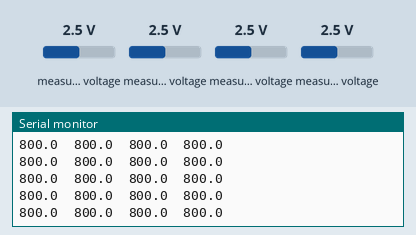
Simulated run of this sketch. Board: ESP32-S2. Shown: the last lines printed to the serial monitor. The test bench sets the inputs (shaded band); at power-on: measured voltage 2.5 V.

Above: at 2.7 s.
2.8 s: measured voltage (sensor 200) set to 0.1 V
At 3.16 s:
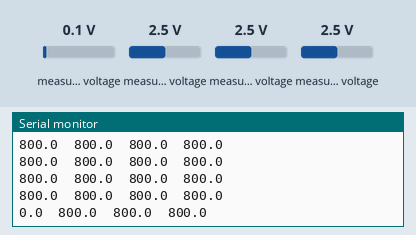
4.3 s: measured voltage (sensor 201) set to 0.1 V
At 4.58 s:
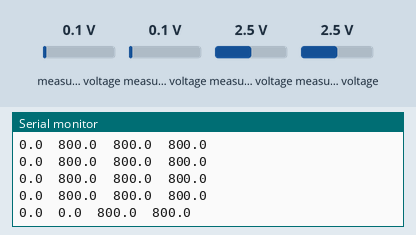
5.8 s: measured voltage (sensor 202) set to 0.1 V
At 5.99 s:
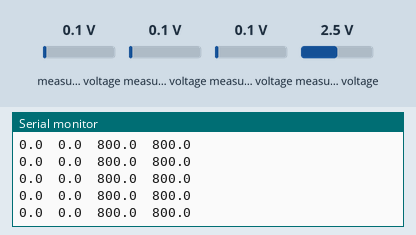
7.3 s: measured voltage (sensor 203) set to 0.1 V
At 7.41 s:
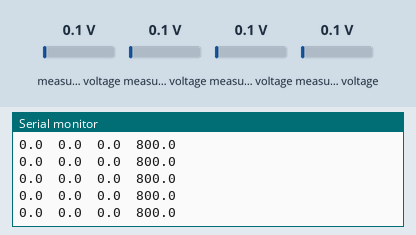
8.8 s: measured voltage (sensor 200) set to 1.2 V
At 8.83 s:
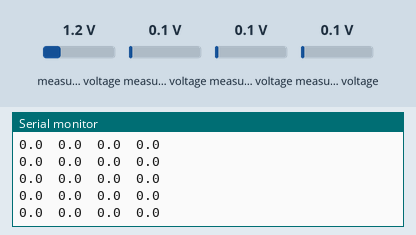
10.3 s: measured voltage (sensor 201) set to 1.2 V
At 10.53 s:
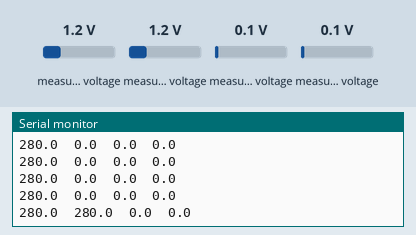
Timing chart, 0 to 12.8 s (numbered marks = the images above; inputs shaded):
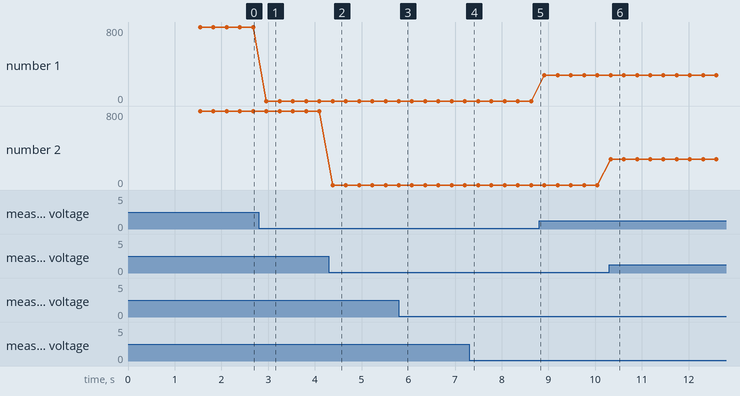

The sketch:

Quadrouple_PT_reader.ino
```cpp
#include <Wire.h>
#include <Adafruit_ADS1X15.h>

// =====================================================
// USER SETTINGS
// =====================================================

// Correct I2C pins for your board
const int I2C_SDA_PIN = 33;
const int I2C_SCL_PIN = 34;

// Set this to either 1000.0 or 1600.0 depending on your PT
const float PT_FULL_SCALE_PSI = 1600.0;

// PT output range:
// 0.5 V = 0 psi
// 4.5 V = full-scale psi
const float PT_MIN_VOLTAGE = 0.5;
const float PT_MAX_VOLTAGE = 4.5;

// ADS1115 default I2C address
const uint8_t ADS1115_ADDRESS = 0x48;

// =====================================================
// GLOBALS
// =====================================================

Adafruit_ADS1115 ads;

// =====================================================
// HELPER FUNCTION
// Converts voltage to pressure
// =====================================================
float voltageToPressure(float voltage, float fullScalePsi) {
  // Clamp voltage so noise or slight overshoot does not create nonsense values
  if (voltage < PT_MIN_VOLTAGE) voltage = PT_MIN_VOLTAGE;
  if (voltage > PT_MAX_VOLTAGE) voltage = PT_MAX_VOLTAGE;

  // Linear scaling:
  // 0.5 V -> 0 psi
  // 4.5 V -> fullScalePsi
  float pressure = ((voltage - PT_MIN_VOLTAGE) / (PT_MAX_VOLTAGE - PT_MIN_VOLTAGE)) * fullScalePsi;

  return pressure;
}

// =====================================================
// SETUP
// =====================================================
void setup() {
  Serial.begin(115200);
  delay(1500);

  Serial.println();
  Serial.println("ESP32-S2 + ADS1115 Pressure Transducer Reader");
  Serial.println("Starting...");

  // Set custom I2C pins, then start the I2C bus
  Wire.setPins(I2C_SDA_PIN, I2C_SCL_PIN);
  Wire.begin();
  Wire.setClock(100000);  // 100 kHz standard I2C speed

  Serial.print("I2C SDA pin: ");
  Serial.println(I2C_SDA_PIN);
  Serial.print("I2C SCL pin: ");
  Serial.println(I2C_SCL_PIN);

  // Start ADS1115
  if (!ads.begin(ADS1115_ADDRESS, &Wire)) {
    Serial.println("ERROR: ADS1115 not found.");
    Serial.println("Check power, ground, SDA/SCL wiring, and address.");
    while (1) {
      delay(1000);
    }
  }

  Serial.print("ADS1115 found at address 0x");
  Serial.println(ADS1115_ADDRESS, HEX);

  // Gain setting:
  // GAIN_ONE = +/-4.096 V full-scale in the library
  // This is a good fit for PT outputs near 0.5-4.5 V
  ads.setGain(GAIN_ONE);

  Serial.print("Pressure range set to 0-");
  Serial.print(PT_FULL_SCALE_PSI);
  Serial.println(" psi");

  Serial.println();
  Serial.println("Pressure (psi):");
  Serial.println("PT0\tPT1\tPT2\tPT3");
}

// =====================================================
// LOOP
// =====================================================
void loop() {
  // Read all 4 ADS1115 channels
  int16_t raw0 = ads.readADC_SingleEnded(0);
  int16_t raw1 = ads.readADC_SingleEnded(1);
  int16_t raw2 = ads.readADC_SingleEnded(2);
  int16_t raw3 = ads.readADC_SingleEnded(3);

  // Convert raw ADC values to volts
  float v0 = ads.computeVolts(raw0);
  float v1 = ads.computeVolts(raw1);
  float v2 = ads.computeVolts(raw2);
  float v3 = ads.computeVolts(raw3);

  // Convert volts to pressure
  float p0 = voltageToPressure(v0, PT_FULL_SCALE_PSI);
  float p1 = voltageToPressure(v1, PT_FULL_SCALE_PSI);
  float p2 = voltageToPressure(v2, PT_FULL_SCALE_PSI);
  float p3 = voltageToPressure(v3, PT_FULL_SCALE_PSI);

  // Print pressures as tab-separated columns
  Serial.print(p0, 1);
  Serial.print('\t');
  Serial.print(p1, 1);
  Serial.print('\t');
  Serial.print(p2, 1);
  Serial.print('\t');
  Serial.println(p3, 1);

  delay(250);
}
```

Measured:
- after the input at 2.8 s, the serial monitor: prints a new line after 0.16 s (image 1)
- after the input at 4.3 s, the serial monitor: prints a new line after 0.08 s (image 2)
- after the input at 10.3 s, the serial monitor: prints a new line at once (image 6)
- plotted number 1: 0 → 280 after the input at 8.8 s
